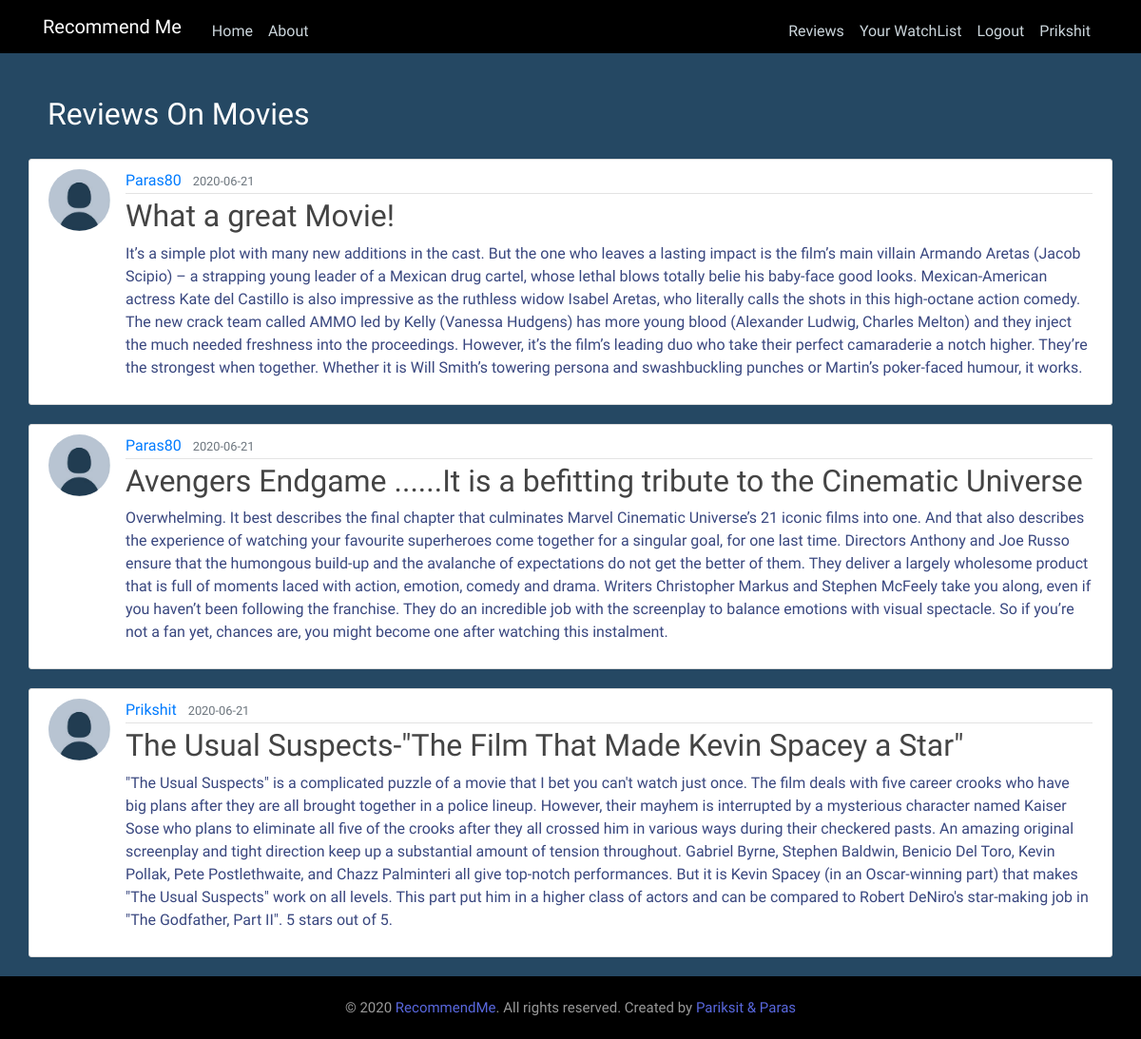
The app's page /reviews (signed in) with its own data.
### flaskblog/models.py (models this page shows, shortened)
class User(db.Model,UserMixin):
    id=db.Column(db.Integer,primary_key=True)
    username=db.Column(db.String(20),unique=True,nullable=False)
    email=db.Column(db.String(120),unique=True,nullable=False)
    username=db.Column(db.String(20),unique=True,nullable=False)
    image_file=db.Column(db.String(20),nullable=False,default='default.jpg')
    password=db.Column(db.String(60),nullable=False)
    fav_actor=db.Column(db.String(60),nullable=False)
    fav_director=db.Column(db.String(60),nullable=False)
    fav_genre=db.Column(db.String(60),nullable=False)
    fav_movie=db.Column(db.String(60),nullable=False)
    watchlist=db.Column(db.String(60),nullable=True)
    posts = db.relationship('Post',backref='author',lazy=True)

class Post(db.Model):
    id = db.Column(db.Integer, primary_key=True)
    title = db.Column(db.String(100), nullable=False)
    date_posted = db.Column(db.DateTime, nullable=False, default=datetime.utcnow)
    content = db.Column(db.Text, nullable=False)
    user_id = db.Column(db.Integer, db.ForeignKey('user.id'), nullable=False)

### flaskblog/routes.py (the view)
@app.route('/reviews',methods=['GET','POST'])
@login_required
def reviews():
    posts=Post.query.all()
    if posts is None:
        flash('No reviews available right now.','danger')
        return redirect(url_for('home'))
    return render_template('review.html',posts=posts)

### flaskblog/models.py (called while the page is built)
@login_manager.user_loader
def load_user(user_id):
    return User.query.get(int(user_id))

### flaskblog/templates/review.html
{% extends 'layout.html' %}
{% block content %}
<h2 style="color:white;padding:20px;">Reviews On Movies</h2>
{% for post in posts %}
        <article class="media content-section col-md-12">
          <img class="rounded-circle article-img" src="{{ url_for('static', filename='profile_pics/' + post.author.image_file) }}">
          <div class="media-body">
            <div class="article-metadata">
              <a class="mr-2" href="#">{{ post.author.username }}</a>
              <small class="text-muted">{{ post.date_posted.strftime('%Y-%m-%d') }}</small>
            </div>
            <h2>{{ post.title }}</a></h2>
            <p class="article-content">{{ post.content }}</p>
          </div>
        </article>
    {% endfor %}
{% endblock content %}

### flaskblog/templates/layout.html (shortened to what this page needs)
<!DOCTYPE html>
<html>
<head>
    <link rel="stylesheet" href="https://maxcdn.bootstrapcdn.com/bootstrap/4.0.0/css/bootstrap.min.css">
    <link rel="stylesheet" type="text/css" href="{{ url_for('static', filename='main.css') }}">
</head>
<body>
    <header class="site-header">
      <nav class="navbar navbar-expand-md navbar-dark bg-steel fixed-top" style="max-height: 85px;background-color:black">
        <div class="container">
          <a class="navbar-brand mr-4" href="{{ url_for('recommended_movies') }}">Recommend Me</a>
          <div class="collapse navbar-collapse" id="navbarToggle">
            <div class="navbar-nav mr-auto">
              <a class="nav-item nav-link" href="{{ url_for('home') }}">Home</a>
              <a class="nav-item nav-link" href="{{ url_for('about') }}">About</a>
            </div>
            <div class="navbar-nav">
              {% if current_user.is_authenticated %}
                <a class="nav-item nav-link" href="{{ url_for('reviews') }}">Reviews</a>
                <a class="nav-item nav-link" href="{{ url_for('your_watchlist') }}">Your WatchList</a>
                <a class="nav-item nav-link" href="{{ url_for('logout') }}">Logout</a>
                <a class="nav-item nav-link" href="{{ url_for('account') }}">{{ current_user.username }}</a>
              {%else%}
                <a class="nav-item nav-link" href="{{ url_for('login') }}">Login</a>
                <a class="nav-item nav-link" href="{{ url_for('register') }}">Register</a>
              {% endif %}
            </div>
          </div>
        </div>
      </nav>
    </header>
    <main role="main" class="container">
      <div class="row">
        <div class="col-md-12">
        </div>
        {% block content %}{% endblock %}
      </div>
    </main>
    <div class="mini-footer col-md-12" style="text-align:center;background-color:black;padding:20px;">
    <div class="container">
      <div class="row">
        <div class="col-md-12">
          <div class="copyright-text">
            <p>© 2020
              <a href="#">RecommendMe</a>. All rights reserved. Created by
              <a href="#">Pariksit & Paras</a>
            </p>
          </div>
        </div>
      </div>
    </div>
  </div>
</body>
</html>

### flaskblog/static/main.css (style rules this page uses)
body { background: #254863; color: #39477F; margin-top: 5rem; font-family: 'Sofadi One'; }
h1, h2, h3, h4, h5, h6 { color: #444444; }
.bg-steel { background-color: #07090a; }
.site-header .navbar-nav .nav-link { color: #cbd5db; height: 30px; }
.content-section { background: #ffffff; padding: 10px 20px; border: 1px solid #dddddd; border-radius: 3px; margin-bottom: 20px; }
.article-content { white-space: pre-line; }
.article-img { height: 65px; width: 65px; margin-right: 16px; }
.article-metadata { padding-bottom: 1px; margin-bottom: 4px; border-bottom: 1px solid #e3e3e3 }
.mini-footer { background:#192027; text-align:center; padding:32px 0 }
.mini-footer p { margin:0; line-height:26px; font-size:15px; color:#999 }
.mini-footer p a { color:#5867dd }

### records on screen
User: username "Prikshit"
Post: image_file (placeholder picture), author.username "Paras80", date_posted "2020-06-21", title "What a great Movie!", content "It’s a simple plot with many new additions in the cast. But the one who leaves a lasting impact is the film’s main villain Armando Aretas (Jacob Scipio) – a strapping young leader of a Mexican drug cartel, whose lethal blows totally belie his baby-face good looks. Mexican-American actress Kate del Castillo is also impressive as the ruthless widow Isabel Aretas, who literally calls the shots in this high-octane action comedy. The new crack team called AMMO led by Kelly (Vanessa Hudgens) has more young blood (Alexander Ludwig, Charles Melton) and they inject the much needed freshness into the proceedings. However, it’s the film’s leading duo who take their perfect camaraderie a notch higher.…"
Post: image_file (placeholder picture), author.username "Paras80", date_posted "2020-06-21", title "Avengers Endgame ......It is a befitting tribute to the Cinematic Universe", content "Overwhelming. It best describes the final chapter that culminates Marvel Cinematic Universe’s 21 iconic films into one. And that also describes the experience of watching your favourite superheroes come together for a singular goal, for one last time. Directors Anthony and Joe Russo ensure that the humongous build-up and the avalanche of expectations do not get the better of them. They deliver a largely wholesome product that is full of moments laced with action, emotion, comedy and drama. Writers Christopher Markus and Stephen McFeely take you along, even if you haven’t been following the franchise. They do an incredible job with the screenplay to balance emotions with visual spectacle. So…"
Post: image_file (placeholder picture), author.username "Prikshit", date_posted "2020-06-21", title "The Usual Suspects-\"The Film That Made Kevin Spacey a Star\"", content "\"The Usual Suspects\" is a complicated puzzle of a movie that I bet you can't watch just once. The film deals with five career crooks who have big plans after they are all brought together in a police lineup. However, their mayhem is interrupted by a mysterious character named Kaiser Sose who plans to eliminate all five of the crooks after they all crossed him in various ways during their checkered pasts. An amazing original screenplay and tight direction keep up a substantial amount of tension throughout. Gabriel Byrne, Stephen Baldwin, Benicio Del Toro, Kevin Pollak, Pete Postlethwaite, and Chazz Palminteri all give top-notch performances. But it is Kevin Spacey (in an Oscar-winning part)…"
